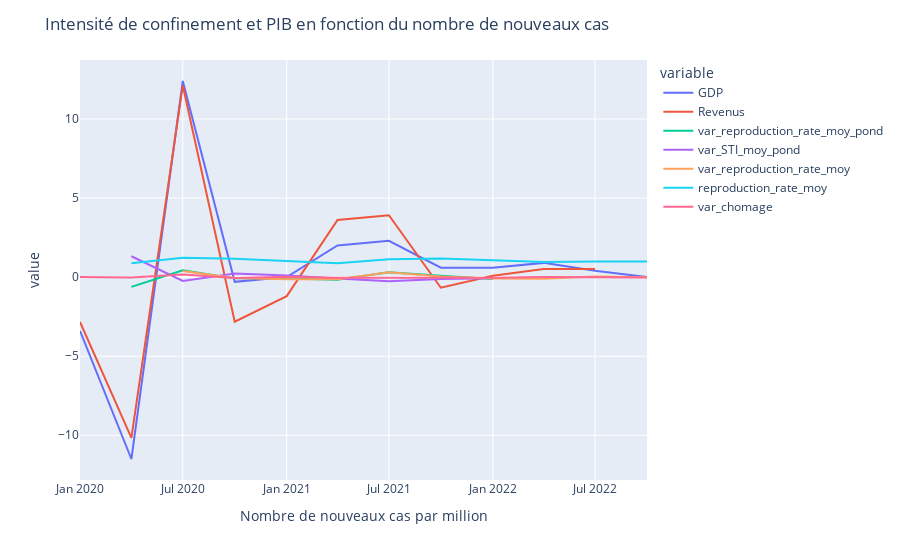

The notebook cell this image was saved under:
### Markdown cell above
Effets de la COVID sur le PIB

### Code cell
# Effets de la COVID sur le PIB

order = data_eur.corr()['GDP'].abs().sort_values(ascending = False)
correl_sorted_GDP = data_eur.corr()['GDP'][order.index]

print ('    Correlations avec GDP : ')
print (correl_sorted_GDP[1:7])

fig_europe_data = px.line(data_eur, x='Quarter', y=order.index[:7])

fig_europe_data.update_layout(
    title='Intensité de confinement et PIB en fonction du nombre de nouveaux cas',
    xaxis_title="Nombre de nouveaux cas par million"
)

fig_europe_data.show()

### Figure 1 — Plotly figure (JSON) as saved in the notebook; plotly's stock layout.template omitted (floating-point values rounded to 4 significant figures)
{"data": [{"hovertemplate": "variable=GDP<br>Quarter=%{x}<br>value=%{y}<extra></extra>", "legendgroup": "GDP", "line": {"color": "#636efa", "dash": "solid"}, "marker": {"symbol": "circle"}, "mode": "lines", "name": "GDP", "orientation": "v", "showlegend": true, "type": "scatter", "x": ["2020-01-01T00:00:00", "2020-04-01T00:00:00", "2020-07-01T00:00:00", "2020-10-01T00:00:00", "2021-01-01T00:00:00", "2021-04-01T00:00:00", "2021-07-01T00:00:00", "2021-10-01T00:00:00", "2022-01-01T00:00:00", "2022-04-01T00:00:00", "2022-07-01T00:00:00", "2022-10-01T00:00:00"], "xaxis": "x", "y": [-3.4, -11.5, 12.4, -0.3, 0, 2, 2.3, 0.6, 0.6, 0.9, 0.4, 0], "yaxis": "y"}, {"hovertemplate": "variable=Revenus<br>Quarter=%{x}<br>value=%{y}<extra></extra>", "legendgroup": "Revenus", "line": {"color": "#EF553B", "dash": "solid"}, "marker": {"symbol": "circle"}, "mode": "lines", "name": "Revenus", "orientation": "v", "showlegend": true, "type": "scatter", "x": ["2020-01-01T00:00:00", "2020-04-01T00:00:00", "2020-07-01T00:00:00", "2020-10-01T00:00:00", "2021-01-01T00:00:00", "2021-04-01T00:00:00", "2021-07-01T00:00:00", "2021-10-01T00:00:00", "2022-01-01T00:00:00", "2022-04-01T00:00:00", "2022-07-01T00:00:00", "2022-10-01T00:00:00"], "xaxis": "x", "y": [-2.84, -10.17, 12.12, -2.82, -1.2, 3.61, 3.91, -0.67, 0.09, 0.52, 0.52, null], "yaxis": "y"}, {"hovertemplate": "variable=var_reproduction_rate_moy_pond<br>Quarter=%{x}<br>value=%{y}<extra></extra>", "legendgroup": "var_reproduction_rate_moy_pond", "line": {"color": "#00cc96", "dash": "solid"}, "marker": {"symbol": "circle"}, "mode": "lines", "name": "var_reproduction_rate_moy_pond", "orientation": "v", "showlegend": true, "type": "scatter", "x": ["2020-01-01T00:00:00", "2020-04-01T00:00:00", "2020-07-01T00:00:00", "2020-10-01T00:00:00", "2021-01-01T00:00:00", "2021-04-01T00:00:00", "2021-07-01T00:00:00", "2021-10-01T00:00:00", "2022-01-01T00:00:00", "2022-04-01T00:00:00", "2022-07-01T00:00:00", "2022-10-01T00:00:00"], "xaxis": "x", "y": [null, -0.6184, 0.4288, -0.07913, -0.09117, -0.1598, 0.3127, 0.08599, -0.1161, null, null, null], "yaxis": "y"}, {"hovertemplate": "variable=var_STI_moy_pond<br>Quarter=%{x}<br>value=%{y}<extra></extra>", "legendgroup": "var_STI_moy_pond", "line": {"color": "#ab63fa", "dash": "solid"}, "marker": {"symbol": "circle"}, "mode": "lines", "name": "var_STI_moy_pond", "orientation": "v", "showlegend": true, "type": "scatter", "x": ["2020-01-01T00:00:00", "2020-04-01T00:00:00", "2020-07-01T00:00:00", "2020-10-01T00:00:00", "2021-01-01T00:00:00", "2021-04-01T00:00:00", "2021-07-01T00:00:00", "2021-10-01T00:00:00", "2022-01-01T00:00:00", "2022-04-01T00:00:00", "2022-07-01T00:00:00", "2022-10-01T00:00:00"], "xaxis": "x", "y": [null, 1.319, -0.24, 0.2259, 0.09578, -0.09443, -0.2581, -0.1144, -0.06579, null, null, null], "yaxis": "y"}, {"hovertemplate": "variable=var_reproduction_rate_moy<br>Quarter=%{x}<br>value=%{y}<extra></extra>", "legendgroup": "var_reproduction_rate_moy", "line": {"color": "#FFA15A", "dash": "solid"}, "marker": {"symbol": "circle"}, "mode": "lines", "name": "var_reproduction_rate_moy", "orientation": "v", "showlegend": true, "type": "scatter", "x": ["2020-01-01T00:00:00", "2020-04-01T00:00:00", "2020-07-01T00:00:00", "2020-10-01T00:00:00", "2021-01-01T00:00:00", "2021-04-01T00:00:00", "2021-07-01T00:00:00", "2021-10-01T00:00:00", "2022-01-01T00:00:00", "2022-04-01T00:00:00", "2022-07-01T00:00:00", "2022-10-01T00:00:00"], "xaxis": "x", "y": [null, null, 0.3939, -0.05165, -0.1273, -0.1366, 0.3076, 0.03287, -0.08869, -0.1081, 0.0352, -0.003275], "yaxis": "y"}, {"hovertemplate": "variable=reproduction_rate_moy<br>Quarter=%{x}<br>value=%{y}<extra></extra>", "legendgroup": "reproduction_rate_moy", "line": {"color": "#19d3f3", "dash": "solid"}, "marker": {"symbol": "circle"}, "mode": "lines", "name": "reproduction_rate_moy", "orientation": "v", "showlegend": true, "type": "scatter", "x": ["2020-01-01T00:00:00", "2020-04-01T00:00:00", "2020-07-01T00:00:00", "2020-10-01T00:00:00", "2021-01-01T00:00:00", "2021-04-01T00:00:00", "2021-07-01T00:00:00", "2021-10-01T00:00:00", "2022-01-01T00:00:00", "2022-04-01T00:00:00", "2022-07-01T00:00:00", "2022-10-01T00:00:00"], "xaxis": "x", "y": [null, 0.8733, 1.217, 1.154, 1.008, 0.8699, 1.137, 1.175, 1.071, 0.955, 0.9886, 0.9853], "yaxis": "y"}, {"hovertemplate": "variable=var_chomage<br>Quarter=%{x}<br>value=%{y}<extra></extra>", "legendgroup": "var_chomage", "line": {"color": "#FF6692", "dash": "solid"}, "marker": {"symbol": "circle"}, "mode": "lines", "name": "var_chomage", "orientation": "v", "showlegend": true, "type": "scatter", "x": ["2020-01-01T00:00:00", "2020-04-01T00:00:00", "2020-07-01T00:00:00", "2020-10-01T00:00:00", "2021-01-01T00:00:00", "2021-04-01T00:00:00", "2021-07-01T00:00:00", "2021-10-01T00:00:00", "2022-01-01T00:00:00", "2022-04-01T00:00:00", "2022-07-01T00:00:00", "2022-10-01T00:00:00"], "xaxis": "x", "y": [0, -0.02083, 0.1702, -0.05455, 0.01923, -0.03774, -0.03922, -0.06122, -0.04348, 0, 0, -0.02273], "yaxis": "y"}], "layout": {"legend": {"title": {"text": "variable"}, "tracegroupgap": 0}, "margin": {"t": 60}, "title": {"text": "Intensité de confinement et PIB en fonction du nombre de nouveaux cas"}, "xaxis": {"anchor": "y", "domain": [0, 1], "title": {"text": "Nombre de nouveaux cas par million"}}, "yaxis": {"anchor": "x", "domain": [0, 1], "title": {"text": "value"}}}}
